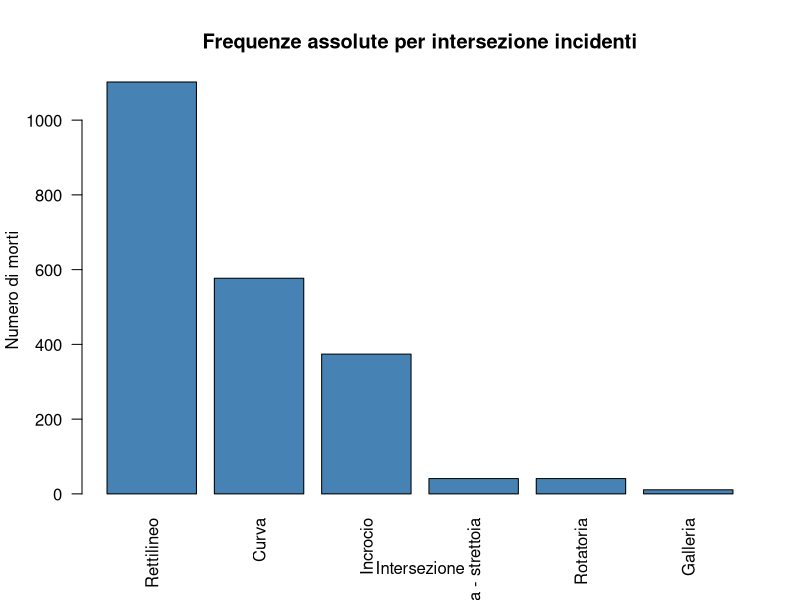
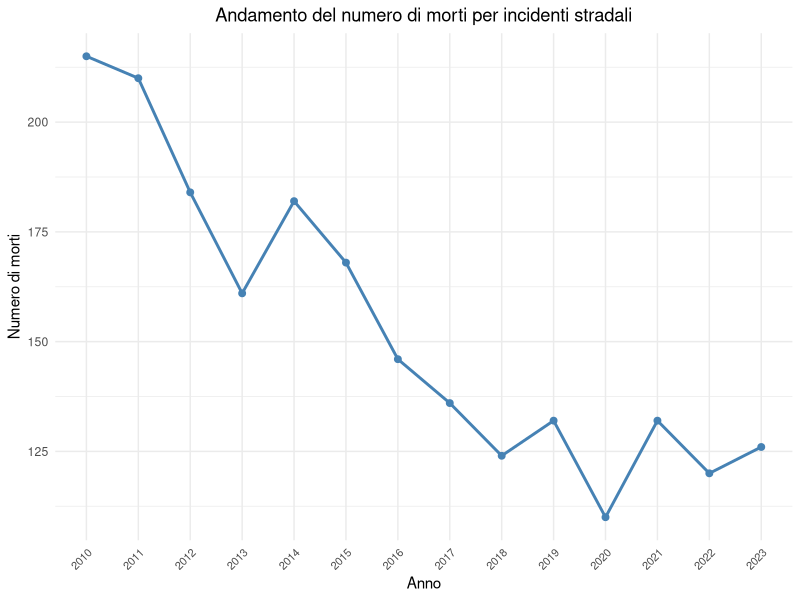
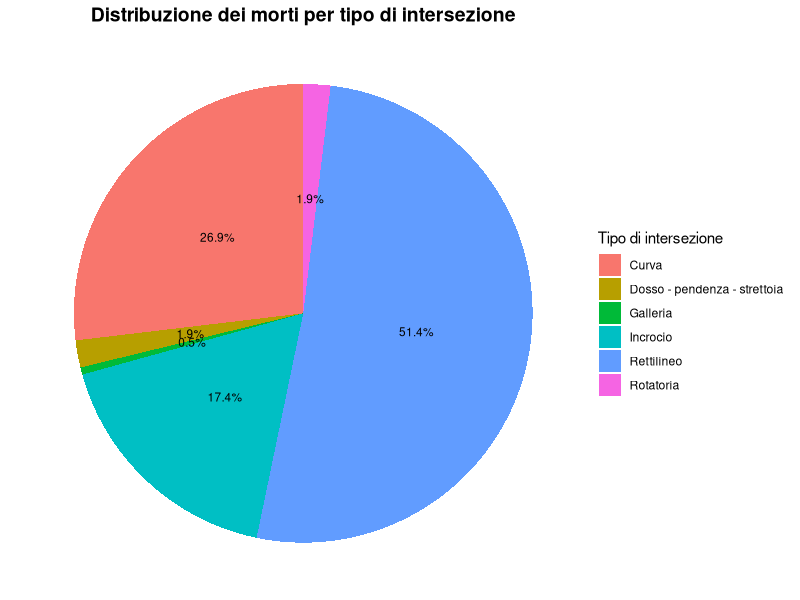

Reproduce these figures in R, in order.
# inclusione librerie
library("tidyverse")
require("tidyverse")
library("dplyr")

# viene caricato il dataset
dati <- read.csv("dati_istat.csv")

# filtraggio dati
dati <- dati %>% select(Intersezione, TIME_PERIOD, Osservazione) 
dati <- dati %>% 
  filter(Intersezione != "Totale") 

# 1. Frequenze assolute per intersezione dell'incidente
freq_assolute <- aggregate(Osservazione ~ Intersezione, data=dati, sum)
colnames(freq_assolute) <- c("Intersezione", "Frequenza_Assoluta")
print(freq_assolute)

# 2. Frequenze relative per intersezione dell'incidente
totale <- sum(freq_assolute$Frequenza_Assoluta)
freq_assolute$Frequenza_Relativa <- freq_assolute$Frequenza_Assoluta / totale
print(freq_assolute)

# 3. Frequenze cumulate assolute
freq_assolute <- freq_assolute[order(-freq_assolute$Frequenza_Assoluta),]
freq_assolute$Frequenza_Cumulata_Assoluta <- cumsum(freq_assolute$Frequenza_Assoluta)
print(freq_assolute)

# 4. Frequenze cumulate relative
freq_assolute$Frequenza_Cumulata_Relativa <- freq_assolute$Frequenza_Cumulata_Assoluta / totale
print(freq_assolute)

# Visualizzazione grafica
barplot(freq_assolute$Frequenza_Assoluta, 
        names.arg = freq_assolute$Intersezione,
        main = "Frequenze assolute per intersezione incidenti",
        xlab = "Intersezione",
        ylab = "Numero di morti",
        col = "steelblue",
        las = 2) # Etichette verticali


media_generale <- mean(dati$Osservazione, na.rm = TRUE)
print(paste("Media campionaria generale:", round(media_generale, 2)))

mediana_generale <- median(dati$Osservazione, na.rm = TRUE)
print(paste("Mediana generale:", mediana_generale))

find_mode <- function(x) {
  u <- unique(x)
  tab <- tabulate(match(x, u))
  u[tab == max(tab)]
  }

find_mode(dati)

# Converti TIME_PERIOD in fattore per mantenere l'ordine originale
dati$TIME_PERIOD <- factor(dati$TIME_PERIOD, levels = unique(dati$TIME_PERIOD))

# Calcola il numero totale di morti per anno
morti_per_anno <- dati %>%
  group_by(TIME_PERIOD) %>%
  summarise(Totale_Morti = sum(Osservazione, na.rm = TRUE))

# Crea il grafico a linee con tutti gli anni visibili
ggplot(morti_per_anno, aes(x = TIME_PERIOD, y = Totale_Morti, group = 1)) +
  geom_line(color = "steelblue", size = 1) +
  geom_point(color = "steelblue", size = 2) +
  labs(title = "Andamento del numero di morti per incidenti stradali",
       x = "Anno",
       y = "Numero di morti") +
  theme_minimal() +
  theme(plot.title = element_text(hjust = 0.5),
        axis.text.x = element_text(angle = 45, hjust = 1, size = 8)) +  # Riduci dimensione testo
  scale_x_discrete(breaks = levels(morti_per_anno$TIME_PERIOD))  # Mostra tutti i valori

# Crea il grafico a torta
ggplot(freq_assolute, aes(x = "", y = Frequenza_Assoluta, fill = Intersezione)) +
  geom_bar(width = 1, stat = "identity") +
  coord_polar("y", start = 0) +
  labs(title = "Distribuzione dei morti per tipo di intersezione",
       fill = "Tipo di intersezione") +
  theme_void() +
  theme(plot.title = element_text(hjust = 0.5, size = 14, face = "bold"),
        legend.position = "right") +
  geom_text(aes(label = paste0(round(Frequenza_Assoluta/sum(Frequenza_Assoluta)*100, 1), "%")), 
            position = position_stack(vjust = 0.5),
            size = 3)

#write.csv(freq_assolute, "tabella_frequeza.csv", row.names = FALSE)
